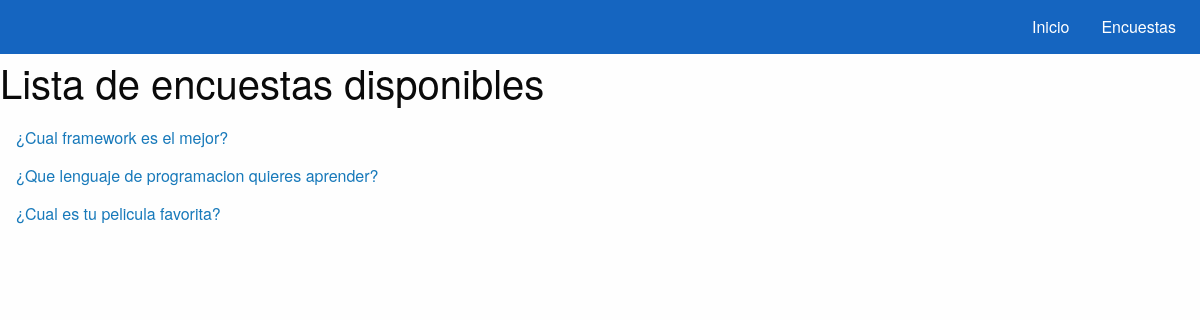
The page /polls/list/ on the database its author committed.
### polls/models.py (models this page shows, shortened)
class Question(models.Model):
    question_text = models.CharField(max_length=200)
    pub_date = models.DateTimeField('fecha de publicacion')
    def was_published_recently(self):
        now = timezone.now()
        return now - datetime.timedelta(days=1) <= self.pub_date <= now
    was_published_recently.admin_order_field = 'pub_date'
    was_published_recently.boolean = True
    was_published_recently.short_description = 'Publicado recientemente'

### polls/views.py (the view)
class ListPollsView(generic.ListView):
    template_name = 'list.html'
    context_object_name = 'latest_question_list'
    def get_queryset(self):
        return Question.objects.filter(pub_date__lte=timezone.now()).order_by('-pub_date')[:5]

### polls/templates/list.html
{% extends 'base.html' %}
{%  block section %}
    <h2>Lista de encuestas disponibles</h2>
    {%  if latest_question_list %}
    <ul class="vertical menu">
        {% for question in latest_question_list %}
        <li><a href="{% url 'polls:detail' question.id %}">{{ question.question_text }} </a></li>
        {% endfor %}
    </ul>
    {% else %}
        <p>No hay encuestas disponibles.</p>
    {% endif %}
{%  endblock %}

### rows shown on the page
Question: question_text "¿Cual framework es el mejor?"
Question: question_text "¿Que lenguaje de programacion quieres aprender?"
Question: question_text "¿Cual es tu pelicula favorita?"
